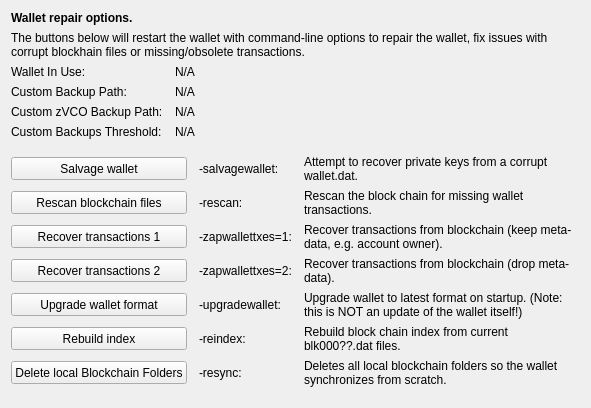
     <widget class="QWidget" name="tab_repair">
      <attribute name="title">
       <string>&amp;Wallet Repair</string>
      </attribute>
      <layout class="QGridLayout" name="gridLayout_4" columnstretch="0,0,0,0">
       <property name="horizontalSpacing">
        <number>12</number>
       </property>
       <item row="0" column="0" colspan="4">
        <widget class="QLabel" name="label_repair_header">
         <property name="font">
          <font>
           <weight>75</weight>
           <bold>true</bold>
          </font>
         </property>
         <property name="text">
          <string>Wallet repair options.</string>
         </property>
        </widget>
       </item>
       <item row="1" column="0" colspan="4">
        <widget class="QLabel" name="label_repair_helptext">
         <property name="font">
          <font>
           <weight>50</weight>
           <bold>false</bold>
          </font>
         </property>
         <property name="text">
          <string>The buttons below will restart the wallet with command-line options to repair the wallet, fix issues with corrupt blockhain files or missing/obsolete transactions.</string>
         </property>
         <property name="wordWrap">
          <bool>true</bool>
         </property>
        </widget>
       </item>
       <item row="2" column="0">
        <widget class="QLabel" name="wallet_path_label">
         <property name="text">
          <string>Wallet In Use:</string>
         </property>
        </widget>
       </item>
       <item row="2" column="1" colspan="3">
        <widget class="QLabel" name="wallet_path">
         <property name="cursor">
          <cursorShape>IBeamCursor</cursorShape>
         </property>
         <property name="text">
          <string>N/A</string>
         </property>
         <property name="textFormat">
          <enum>Qt::PlainText</enum>
         </property>
         <property name="textInteractionFlags">
          <set>Qt::LinksAccessibleByMouse|Qt::TextSelectableByKeyboard|Qt::TextSelectableByMouse</set>
         </property>
        </widget>
       </item>
       <item row="3" column="0">
        <widget class="QLabel" name="wallet_custombackuppath_label">
         <property name="text">
          <string>Custom Backup Path:</string>
         </property>
         <property name="visible">
          <bool>false</bool>
         </property>
        </widget>
       </item>
       <item row="3" column="1" colspan="3">
        <widget class="QLabel" name="wallet_custombackuppath">
         <property name="cursor">
          <cursorShape>IBeamCursor</cursorShape>
         </property>
         <property name="text">
          <string>N/A</string>
         </property>
         <property name="textFormat">
          <enum>Qt::PlainText</enum>
         </property>
         <property name="textInteractionFlags">
          <set>Qt::LinksAccessibleByMouse|Qt::TextSelectableByKeyboard|Qt::TextSelectableByMouse</set>
         </property>
         <property name="visible">
          <bool>false</bool>
         </property>
        </widget>
       </item>
       <item row="4" column="0">
        <widget class="QLabel" name="wallet_customzvcobackuppath_label">
         <property name="text">
          <string>Custom zVCO Backup Path:</string>
         </property>
         <property name="visible">
          <bool>false</bool>
         </property>
        </widget>
       </item>
       <item row="4" column="1" colspan="3">
        <widget class="QLabel" name="wallet_customzvcobackuppath">
         <property name="cursor">
          <cursorShape>IBeamCursor</cursorShape>
         </property>
         <property name="text">
          <string>N/A</string>
         </property>
         <property name="textFormat">
          <enum>Qt::PlainText</enum>
         </property>
         <property name="textInteractionFlags">
          <set>Qt::LinksAccessibleByMouse|Qt::TextSelectableByKeyboard|Qt::TextSelectableByMouse</set>
         </property>
         <property name="visible">
          <bool>false</bool>
         </property>
        </widget>
       </item>
       <item row="5" column="0">
        <widget class="QLabel" name="wallet_custombackupthreshold_label">
         <property name="text">
          <string>Custom Backups Threshold:</string>
         </property>
         <property name="visible">
          <bool>false</bool>
         </property>
        </widget>
       </item>
       <item row="5" column="1" colspan="3">
        <widget class="QLabel" name="wallet_custombackupthreshold">
         <property name="cursor">
          <cursorShape>IBeamCursor</cursorShape>
         </property>
         <property name="text">
          <string>N/A</string>
         </property>
         <property name="textFormat">
          <enum>Qt::PlainText</enum>
         </property>
         <property name="textInteractionFlags">
          <set>Qt::LinksAccessibleByMouse|Qt::TextSelectableByKeyboard|Qt::TextSelectableByMouse</set>
         </property>
         <property name="visible">
          <bool>false</bool>
         </property>
        </widget>
       </item>
       <item row="6" column="0">
        <spacer name="verticalSpacer_repair1">
         <property name="orientation">
          <enum>Qt::Vertical</enum>
         </property>
         <property name="sizeHint" stdset="0">
          <size>
           <width>10</width>
           <height>10</height>
          </size>
         </property>
        </spacer>
       </item>
       <item row="7" column="0" colspan="2">
        <widget class="QPushButton" name="btn_salvagewallet">
         <property name="minimumSize">
          <size>
           <width>100</width>
           <height>23</height>
          </size>
         </property>
         <property name="text">
          <string>Salvage wallet</string>
         </property>
        </widget>
       </item>
       <item row="7" column="2">
        <widget class="QLabel" name="label_repair_salvage_command">
         <property name="text">
          <string notr="true">-salvagewallet:</string>
         </property>
        </widget>
       </item>
       <item row="7" column="3">
        <widget class="QLabel" name="label_repair_salvage">
         <property name="text">
          <string>Attempt to recover private keys from a corrupt wallet.dat.</string>
         </property>
         <property name="wordWrap">
          <bool>true</bool>
         </property>
        </widget>
       </item>
       <item row="8" column="0" colspan="2">
        <widget class="QPushButton" name="btn_rescan">
         <property name="minimumSize">
          <size>
           <width>100</width>
           <height>23</height>
          </size>
         </property>
         <property name="text">
          <string>Rescan blockchain files</string>
         </property>
        </widget>
       </item>
       <item row="8" column="2">
        <widget class="QLabel" name="label_repair_rescan_command">
         <property name="text">
          <string notr="true">-rescan:</string>
         </property>
        </widget>
       </item>
       <item row="8" column="3">
        <widget class="QLabel" name="label_repair_rescan">
         <property name="text">
          <string>Rescan the block chain for missing wallet transactions.</string>
         </property>
         <property name="wordWrap">
          <bool>true</bool>
         </property>
        </widget>
       </item>
       <item row="9" column="0" colspan="2">
        <widget class="QPushButton" name="btn_zapwallettxes1">
         <property name="minimumSize">
          <size>
           <width>100</width>
           <height>23</height>
          </size>
         </property>
         <property name="text">
          <string>Recover transactions 1</string>
         </property>
        </widget>
       </item>
       <item row="9" column="2">
        <widget class="QLabel" name="label_repair_zap1_command">
         <property name="text">
          <string notr="true">-zapwallettxes=1:</string>
         </property>
        </widget>
       </item>
       <item row="9" column="3">
        <widget class="QLabel" name="label_repair_zap1">
         <property name="text">
          <string>Recover transactions from blockchain (keep meta-data, e.g. account owner).</string>
         </property>
         <property name="wordWrap">
          <bool>true</bool>
         </property>
        </widget>
       </item>
       <item row="10" column="0" colspan="2">
        <widget class="QPushButton" name="btn_zapwallettxes2">
         <property name="minimumSize">
          <size>
           <width>100</width>
           <height>23</height>
          </size>
         </property>
         <property name="text">
          <string>Recover transactions 2</string>
         </property>
        </widget>
       </item>
       <item row="10" column="2">
        <widget class="QLabel" name="label_repair_zap2_command">
         <property name="text">
          <string notr="true">-zapwallettxes=2:</string>
         </property>
        </widget>
       </item>
       <item row="10" column="3">
        <widget class="QLabel" name="label_repair_zap2">
         <property name="text">
          <string>Recover transactions from blockchain (drop meta-data).</string>
         </property>
         <property name="wordWrap">
          <bool>true</bool>
         </property>
        </widget>
       </item>
       <item row="11" column="0" colspan="2">
        <widget class="QPushButton" name="btn_upgradewallet">
         <property name="minimumSize">
          <size>
           <width>100</width>
           <height>23</height>
          </size>
         </property>
         <property name="text">
          <string>Upgrade wallet format</string>
         </property>
        </widget>
       </item>
       <item row="11" column="2">
        <widget class="QLabel" name="label_repair_upgrade_command">
         <property name="text">
          <string notr="true">-upgradewallet:</string>
         </property>
        </widget>
       </item>
       <item row="11" column="3">
        <widget class="QLabel" name="label_repair_upgrade">
         <property name="text">
          <string>Upgrade wallet to latest format on startup. (Note: this is NOT an update of the wallet itself!)</string>
         </property>
         <property name="wordWrap">
          <bool>true</bool>
         </property>
        </widget>
       </item>
       <item row="12" column="0" colspan="2">
        <widget class="QPushButton" name="btn_reindex">
         <property name="minimumSize">
          <size>
           <width>100</width>
           <height>23</height>
          </size>
         </property>
         <property name="text">
          <string>Rebuild index</string>
         </property>
        </widget>
       </item>
       <item row="12" column="2">
        <widget class="QLabel" name="label_repair_reindex_command">
         <property name="text">
          <string notr="true">-reindex:</string>
         </property>
        </widget>
       </item>
       <item row="12" column="3">
        <widget class="QLabel" name="label_repair_reindex">
         <property name="text">
          <string>Rebuild block chain index from current blk000??.dat files.</string>
         </property>
         <property name="wordWrap">
          <bool>true</bool>
         </property>
        </widget>
       </item>
       <item row="13" column="0" colspan="2">
        <widget class="QPushButton" name="btn_resync">
         <property name="minimumSize">
          <size>
           <width>100</width>
           <height>23</height>
          </size>
         </property>
         <property name="text">
          <string>Delete local Blockchain Folders</string>
         </property>
        </widget>
       </item>
       <item row="13" column="2">
        <widget class="QLabel" name="label_repair_resync_command">
         <property name="text">
          <string>-resync:</string>
         </property>
        </widget>
       </item>
       <item row="13" column="3">
        <widget class="QLabel" name="label_repair_resync">
         <property name="text">
          <string>Deletes all local blockchain folders so the wallet synchronizes from scratch.</string>
         </property>
         <property name="wordWrap">
          <bool>true</bool>
         </property>
        </widget>
       </item>
       <item row="14" column="0">
        <spacer name="verticalSpacer_repair2">
         <property name="orientation">
          <enum>Qt::Vertical</enum>
         </property>
         <property name="sizeHint" stdset="0">
          <size>
           <width>20</width>
           <height>10</height>
          </size>
         </property>
        </spacer>
       </item>
      </layout>
     </widget>
